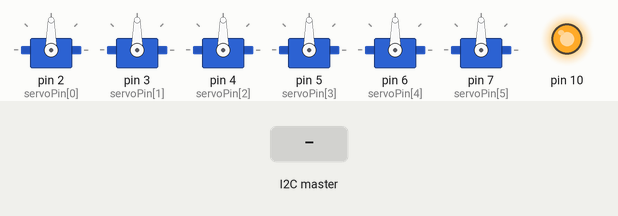
Simulated run of this sketch. Board: Arduino Uno, built with avr-gcc and run on an emulated ATmega328P. Parts: 6 × servo, output pins drawn as LEDs (lit = HIGH). The test bench sets the inputs (shaded band).

Above: at 1.2 s.
1.3 s: the I2C master sends the byte 1
At 1.8 s:
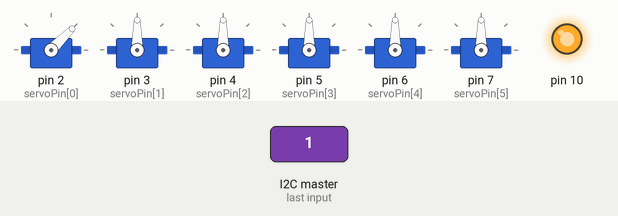
2.8 s: the I2C master sends the byte 2
At 4.0 s:
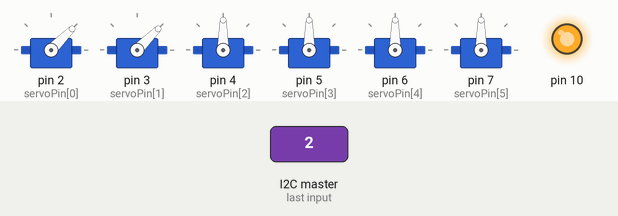
4.3 s: the I2C master sends the byte 1
At 5.2 s:
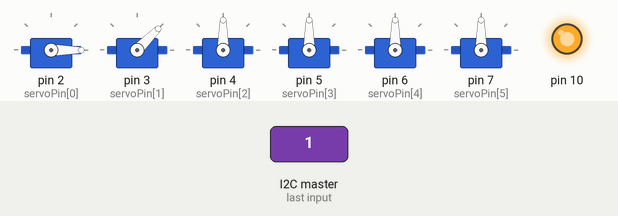
5.8 s: the I2C master sends the byte 2
At 6.4 s:
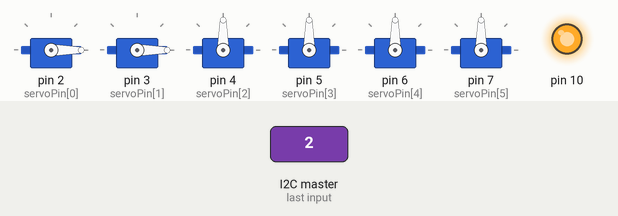
Timing chart, 0 to 8.3 s (numbered marks = the images above; inputs shaded):
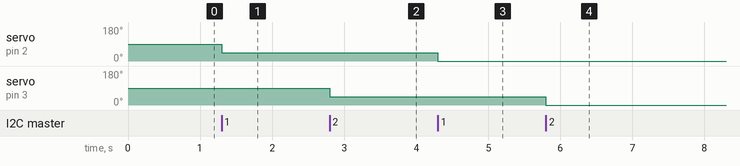

The sketch:

main.ino.ino
```cpp
#include <Servo.h>
#include <Wire.h>

//I2C config
#define SLAVE_ADDRESS 0x12
int dataReceived = 0;

//Servo config
#define SERVO_MIN_ANGLE 0
#define SERVO_MAX_ANGLE 45
int servoPin[] = {2, 3, 4 ,5 ,6 ,7};
Servo servo[6];
int servoState[6]= {0, 0, 0, 0, 0, 0};

void setup() {
    Serial.begin(9600);
    Wire.begin(SLAVE_ADDRESS);
    //Set the callback function
    Wire.onReceive(receiveData);

    //Setup Servos with their respective pins
    for (int i = 0; i < 6; i++)
    {
      servo[i].attach(servoPin[i]);
      pinMode(servoPin[i], OUTPUT);
    }

    pinMode(10, OUTPUT);
    digitalWrite(10, HIGH);
}

void loop() {
    delay(100);
}

void moveServo(int i){
  if(servoState[i] < SERVO_MAX_ANGLE){
    servo[i].write(SERVO_MAX_ANGLE);
    servoState[i] = SERVO_MAX_ANGLE;
  }
  else {
    servo[i].write(SERVO_MIN_ANGLE);
    servoState[i] = SERVO_MIN_ANGLE;
  }
}

void receiveData(int byteCount){
    while(Wire.available()) {
        dataReceived = Wire.read();
        if (dataReceived >= 1 && dataReceived <= 6){
          moveServo(dataReceived - 1);
        }
        else{
          Serial.println("Error : wrong servo address");
        }
    }
}
```

Measured:
- after the input at 1.3 s, servo on pin 2 (servoPin[0]): 90° → 45° at once
- after the input at 2.8 s, servo on pin 3 (servoPin[1]): 90° → 45° at once
- after the input at 4.3 s, servo on pin 2 (servoPin[0]): 45° → 0° at once
- after the input at 5.8 s, servo on pin 3 (servoPin[1]): 45° → 0° at once
